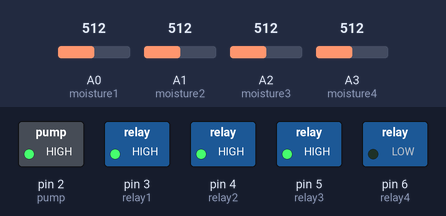
The sketch below on a simulated Arduino Uno, built with avr-gcc and run on an emulated ATmega328P. On the bench: switched loads named in the sketch (green lamp = pin HIGH). The inputs (shaded band) are chosen by the test bench; at power-on: A0 (moisture1) = 512, A1 (moisture2) = 512, A2 (moisture3) = 512, A3 (moisture4) = 512. What the sketch prints to the serial monitor is not drawn.

Above: at 0.2 s.
At 4.2 s:
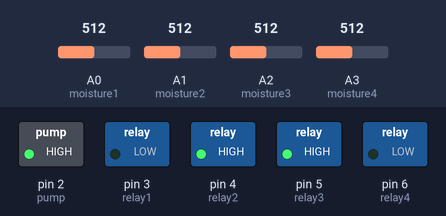
At 14.2 s:
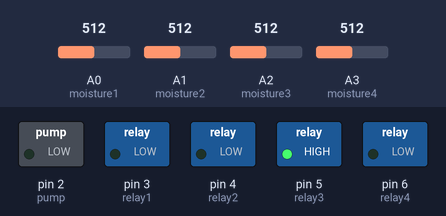
At 16.2 s:
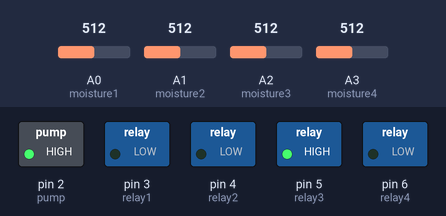
At 22.2 s:
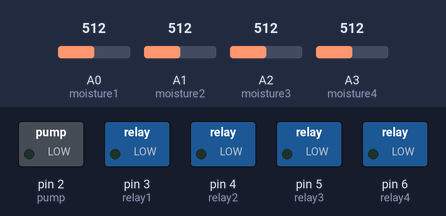
At 30.3 s:
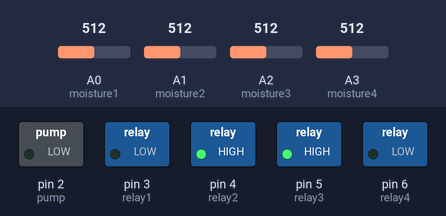
Timing chart, 0 to 33.8 s (numbered marks = the images above):
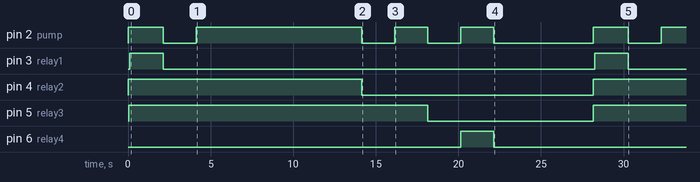

The sketch:

waterpump.ino
```cpp
// set all moisture sensors PIN ID
int moisture1 = A0;
int moisture2 = A1;
int moisture3 = A2;
int moisture4 = A3;

// declare moisture values
int moisture1_value = 0;
int moisture2_value = 0;
int moisture3_value = 0;
int moisture4_value = 0;

// set water relays
int relay1 = 3;
int relay2 = 4;
int relay3 = 5;
int relay4 = 6;

// set water pump
int pump = 2;

void setup() {
  // declare relay as output
  pinMode(relay1, OUTPUT);
  pinMode(relay2, OUTPUT);
  pinMode(relay3, OUTPUT);
  pinMode(relay4, OUTPUT);
  // declare pump as output
  pinMode(pump, OUTPUT);
  // declare the ledPin as an OUTPUT:
  Serial.begin(9600);
}

void loop() {

 // read the value from the moisture sensors:
 moisture1_value = analogRead(moisture1);
 moisture2_value = analogRead(moisture2);
 moisture3_value = analogRead(moisture3);
 moisture4_value = analogRead(moisture4);

 // check which plant need water
 // and open the switch for that specific plant

  Serial.print("1번 수치 : "); Serial.print(moisture1); Serial.print("  ");
  Serial.print("습도 수치 : "); Serial.print(moisture2); Serial.print("  ");
  Serial.print("3번 수치 : "); Serial.print(moisture3); Serial.print("  ");
  Serial.print("4번 수치 : "); Serial.println(moisture4);

 if(moisture1_value<=20){
  digitalWrite(relay1, HIGH);
 }


 if(moisture2<=16){
    digitalWrite(relay2, HIGH);
    digitalWrite(pump, HIGH);
    Serial.println("2 펌프 작동 중");
     if(moisture3<=16){
        digitalWrite(relay3, HIGH);
        digitalWrite(pump, HIGH);
        Serial.println("3 펌프 작동 중");
     }
     else if(moisture4<=16){
       digitalWrite(relay4, HIGH);
       digitalWrite(pump, HIGH);
       Serial.println("4 펌프 작동 중");
     }
 }

  if(moisture3<=16){
    digitalWrite(relay3, HIGH);
    digitalWrite(pump, HIGH);
    Serial.println("3 펌프 작동 중");
     if(moisture2<=16){
        digitalWrite(relay2, HIGH);
        digitalWrite(pump, HIGH);
        Serial.println("2 펌프 작동 중");
     }
     else if(moisture4<=16){
       digitalWrite(relay4, HIGH);
       digitalWrite(pump, HIGH);
       Serial.println("4 펌프 작동 중");
     }
 }

   if(moisture4<=16){
    digitalWrite(relay4, HIGH);
    digitalWrite(pump, HIGH);
    Serial.println("4 펌프 작동 중");
     if(moisture2<=16){
        digitalWrite(relay2, HIGH);
        digitalWrite(pump, HIGH);
        Serial.println("2 펌프 작동 중");
     }
     else if(moisture3<=16){
       digitalWrite(relay3, HIGH);
       digitalWrite(pump, HIGH);
       Serial.println("3 펌프 작동 중");
     }
 }
 if(moisture3<=16){
    digitalWrite(relay3, HIGH);
    digitalWrite(pump, HIGH);
    Serial.println("3 펌프 작동 중");
 }
 if(moisture4<=16){
    digitalWrite(relay4, HIGH);
    digitalWrite(pump, HIGH);
    Serial.println("4 펌프 작동 중");
 }

 // make sure there is at least one plant that needs water
// if there is, open the motor
 if(moisture2_value<=20 || moisture3_value<=20 || moisture4_value<=20){
   digitalWrite(pump, HIGH);
   Serial.println("펌프 작동 중");
 }
if(moisture1<=20){
  digitalWrite(relay1, HIGH);
  digitalWrite(pump, HIGH);     Serial.print("1 펌프 작동 중");
  delay(2000);
  digitalWrite(relay1, LOW);
  digitalWrite(pump, LOW);  Serial.println("     작동 끝");
  delay(2000);
 }

 if(moisture2 <=20){
  digitalWrite(relay2, HIGH);     Serial.print(" 펌프 작동 중");
  digitalWrite(pump, HIGH);
  delay(10000);
  digitalWrite(relay2, LOW);
  digitalWrite(pump, LOW);      Serial.println("     작동 끝");
  delay(2000);
 }
 if(moisture3 <=20){
  digitalWrite(relay3, HIGH);
 digitalWrite(pump, HIGH);    Serial.print("3 펌프 작동 중");
  delay(2000);
  digitalWrite(relay3, LOW);
  digitalWrite(pump, LOW);  Serial.println("     작동 끝");
  delay(2000);
}
 if(moisture4 <=20){
  digitalWrite(relay4, HIGH);
  digitalWrite(pump, HIGH);     Serial.print("4 펌프 작동 중");
  delay(2000);
  digitalWrite(relay4, LOW);
  digitalWrite(pump, LOW);  Serial.println("     작동 끝");
  delay(2000);
 }

 // let it water the plant for 5 seconds
 delay(2000);

 // turn the pump off
 digitalWrite(pump, LOW);

 // go each switch and turn them off
 digitalWrite(relay1, LOW);
 digitalWrite(relay2, LOW);
 digitalWrite(relay3, LOW);
 digitalWrite(relay4, LOW);

 delay(2000);

}
```

Measured:
- by itself, pin 2 (pump): LOW → HIGH at 0.01 s, → LOW 2.1 s later, → HIGH 2.0 s later, → LOW 10.0 s later, … (11 changes in this stretch)
- by itself, pin 3 (relay1): alternates HIGH for 2.0 s and LOW for 26.1 s
- by itself, pin 4 (relay2): LOW → HIGH at 0.01 s, → LOW 14.1 s later, → HIGH 14.0 s later
- by itself, pin 5 (relay3): LOW → HIGH at 0.03 s, → LOW 18.1 s later, → HIGH 10.0 s later
- by itself, pin 6 (relay4): LOW → HIGH at 20.1 s, → LOW 2.0 s later
